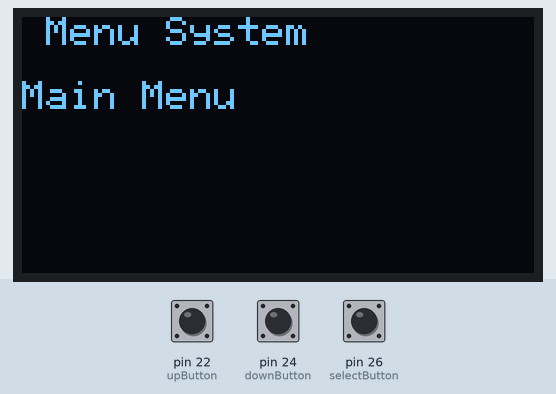
The sketch below on a simulated Arduino Mega 2560, built with avr-gcc and run on an emulated ATmega2560. Shown: 128×64 one-colour display. The inputs (shaded band) are chosen by the test bench; at power-on: pin 24 (downButton) HIGH, pin 22 (upButton) HIGH, pin 26 (selectButton) HIGH.

Above: at 1.2 s.
1.3 s: pin 24 (downButton) pulled LOW for 0.15 s
At 2.7 s:
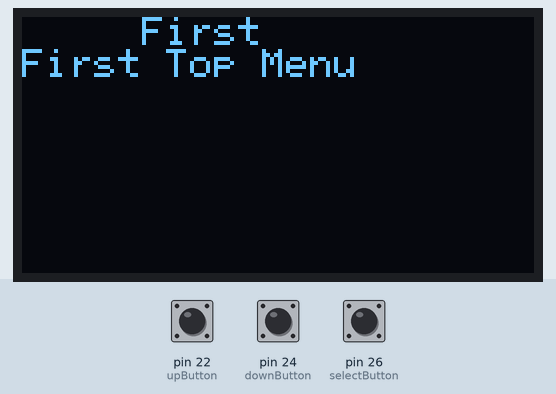
3.0 s: pin 22 (upButton) pulled LOW for 0.15 s
At 4.2 s:
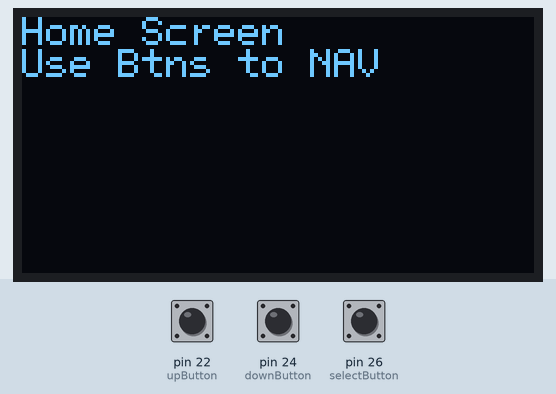
4.7 s: pin 24 (downButton) pulled LOW for 1 s
At 6.7 s:
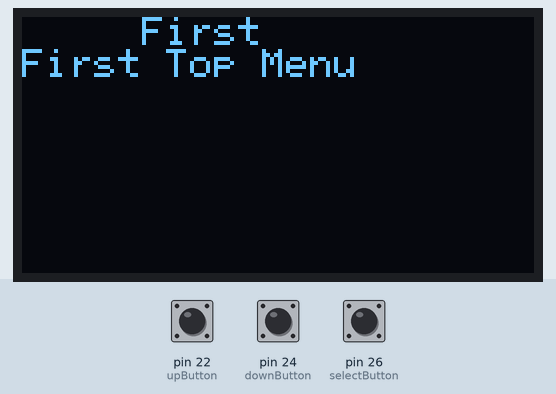
7.2 s: pin 24 (downButton) pulled LOW for 0.15 s
At 8.5 s:
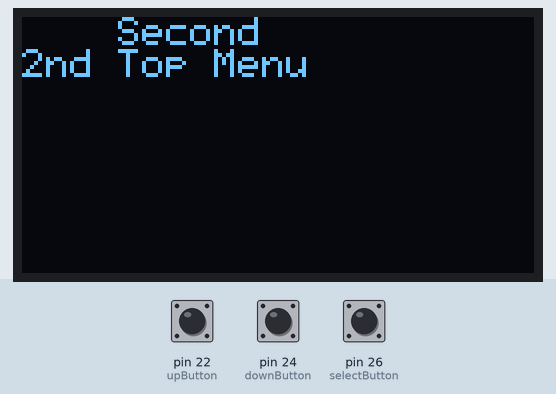
8.9 s: pin 22 (upButton) pulled LOW for 1 s
At 11.1 s:
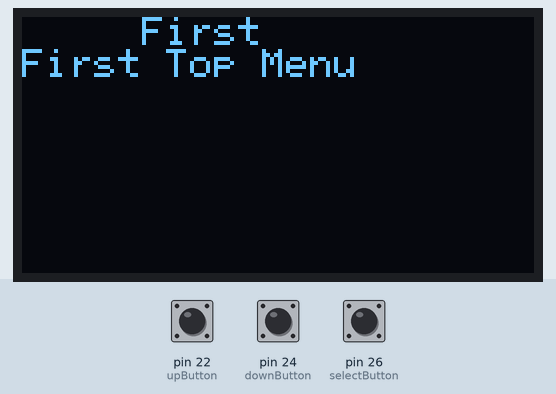
Timing chart, 0 to 12.4 s (numbered marks = the images above; inputs shaded):
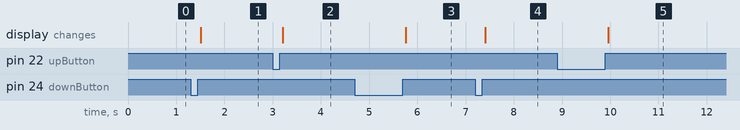

Measured:
- after the input at 1.3 s, the display: changes after 0.21 s (image 1)
- after the input at 3.0 s, the display: changes after 0.21 s (image 2)
- after the input at 4.7 s, the display: changes after 1.1 s (image 3)
- after the input at 7.2 s, the display: changes after 0.21 s (image 4)
- after the input at 8.9 s, the display: changes after 1.1 s (image 5)

The sketch:

ButtonMenu.ino
```cpp
#include <Wire.h>
#include <SSD1306Ascii.h>
#include <SSD1306AsciiWire.h>
#include <ezButton.h>

#define I2C_ADDRESS 0x3C

#define REL_PIN 13

// Define proper RST_PIN if required.
#define RST_PIN -1
SSD1306AsciiWire lcd;

int upButton = 22;
int downButton = 24;
int selectButton = 26;


ezButton buttonUp(upButton);
ezButton buttonDwn(downButton);
ezButton buttonSel(selectButton);
int lastMenu = 0;
int CurrentMenu = 0;
unsigned long buValue = 0; // To store value of the up button
unsigned long bdValue = 0; // To store value of the down button
unsigned long bsValue = 0; // To store value of the select button

void setup() {
  // put your setup code here, to run once:
  pinMode(upButton, INPUT_PULLUP);
  pinMode(downButton, INPUT_PULLUP);
  pinMode(selectButton, INPUT_PULLUP);
  buttonUp.setDebounceTime(50);//50 ms debounce
  buttonUp.setCountMode(COUNT_RISING);
  buttonDwn.setDebounceTime(50);//50 ms debounce
  buttonDwn.setCountMode(COUNT_RISING);
  buttonSel.setDebounceTime(50);//50 ms debounce
  buttonSel.setCountMode(COUNT_RISING);

  //init i2c screen
  Wire.begin();
  Wire.setClock(400000L);

  lcd.begin(&Adafruit128x64, I2C_ADDRESS);
  lcd.setFont(font5x7);
  lcd.clear();
  lcd.set1X();
  lcd.println(" Menu System");
  lcd.println();
  lcd.println("Main Menu ");

}

void loop() {
  // put your main code here, to run repeatedly:

  menuPump();


}

void menuPump()
{
  buttonUp.loop(); // MUST call the loop() function first
  buttonDwn.loop(); // MUST call the loop() function first
  buttonSel.loop(); // MUST call the loop() function first

  unsigned long count = buttonUp.getCount();

  if (count != buValue)
  {
    buValue = count;
    //going up
    CurrentMenu--;
    if (CurrentMenu < 0)CurrentMenu = 0;
  }

  count = buttonDwn.getCount();

  if (count != bdValue)
  {
    bdValue = count;
    //Going down
    CurrentMenu++;
    if (CurrentMenu > 2)CurrentMenu = 2;
  }

  count = buttonSel.getCount();

  if (count != bsValue)
  {
    bsValue = count;
    //Select
    switch (CurrentMenu)
    {
      case 0: //first func
        break;
      case 1: //func 2
        break;
      case 2: //func 3
        break;
    }
  }

  if (lastMenu != CurrentMenu)
  {
    lastMenu = CurrentMenu;

    //top menus??
    switch (CurrentMenu)
    {
      case 0: menuHome(); break;
      case 1: menuFirst(); break;
      case 2: menuSecond(); break;

    }
  }

}


void menuHome() {
  lcd.clear();
  lcd.print("Home Screen");
  lcd.setCursor(0, 1);
  lcd.print("Use Btns to NAV");
}


void menuFirst() {
  lcd.clear();
  lcd.print("     First    ");
  lcd.setCursor(0, 1);
  lcd.print("First Top Menu");

}


void menuSecond() {
  lcd.clear();
  lcd.print("    Second");
  lcd.setCursor(0, 1);
  lcd.print("2nd Top Menu");
}
```
